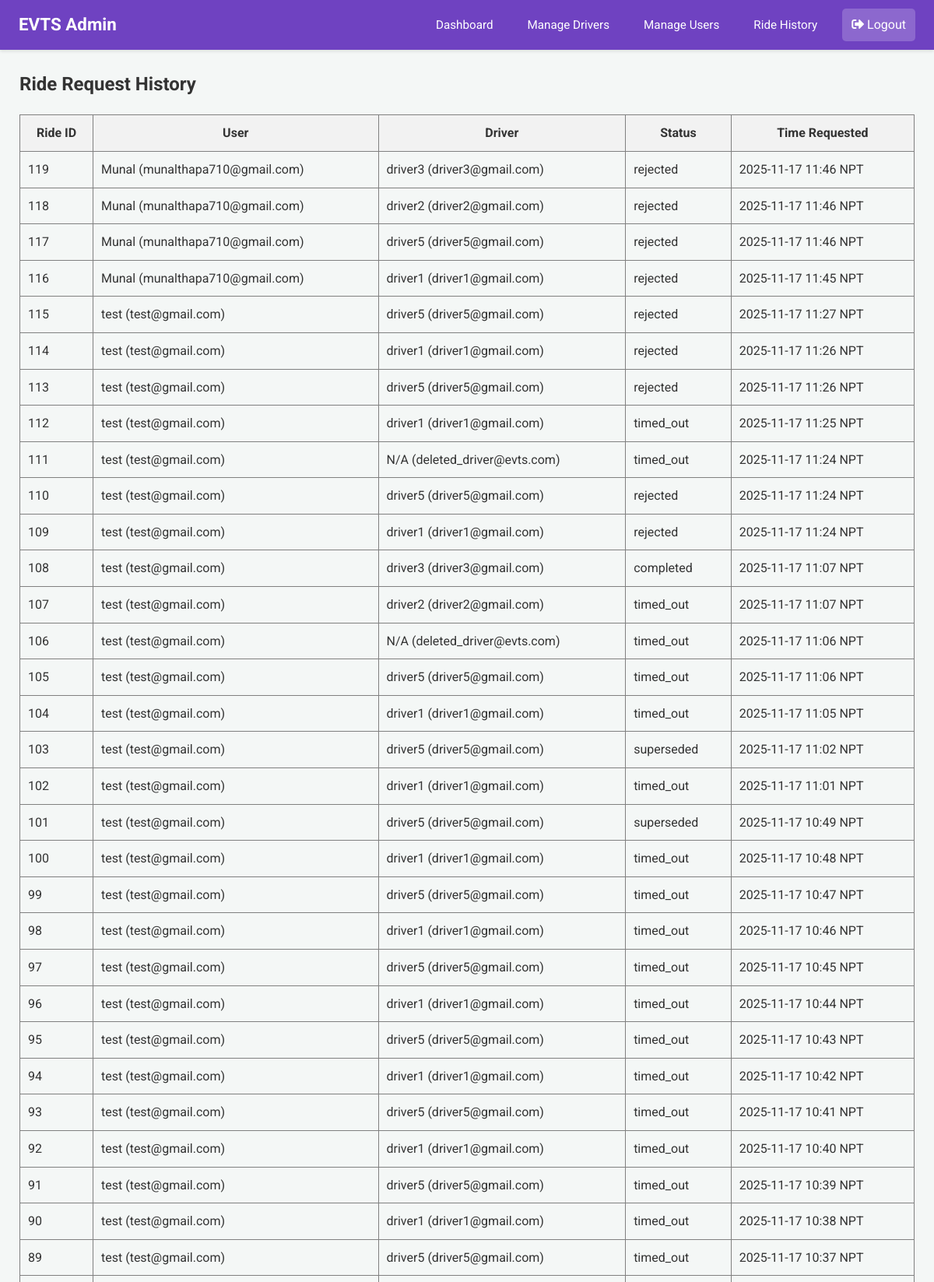
/admin/ride-history (signed in, upper part), run on the app's committed database.
### app.py (models this page shows)
class RideRequest(db.Model):
    __tablename__ = 'ride_request'
    id = db.Column(db.Integer, primary_key=True)
    user_email = db.Column(db.String(100), nullable=False)
    driver_email = db.Column(db.String(100), nullable=False)
    user_latitude_at_request = db.Column(db.Float, nullable=True)
    user_longitude_at_request = db.Column(db.Float, nullable=True)
    timestamp = db.Column(db.DateTime, default=lambda: datetime.now(timezone.utc))
    status = db.Column(db.String(20), default='Pending')

class User(db.Model):
    email = db.Column(db.String(120), primary_key=True)
    name = db.Column(db.String(100))
    phone = db.Column(db.String(15))
    password = db.Column(db.String(256)) # Increased length for hash
    latitude = db.Column(db.Float, nullable=True)
    longitude = db.Column(db.Float, nullable=True)

class Driver(db.Model):
    email = db.Column(db.String(120), primary_key=True)
    name = db.Column(db.String(100))
    phone = db.Column(db.String(15))
    password = db.Column(db.String(256)) # Increased length for hash
    vehicle = db.Column(db.String(50))
    node = db.Column(db.String(10), nullable=False)
    is_approved = db.Column(db.Boolean, default=False, nullable=False)

### app.py (the view)
@app.route('/admin/ride-history')
@login_required_admin
def global_ride_history():
    admin = Admin.query.get(session['admin'])
    all_rides = RideRequest.query.order_by(RideRequest.timestamp.desc()).all()
    enriched_rides = []
    for ride in all_rides:
        user = User.query.get(ride.user_email)
        driver = Driver.query.get(ride.driver_email)
        enriched_rides.append({
            'ride': ride,
            'user_name': user.name if user else 'N/A',
            'driver_name': driver.name if driver else 'N/A',
            'timestamp': format_datetime_npt(ride.timestamp) # Use your existing helper
        })
    response = make_response(render_template('admin_ride_history.html', admin=admin, rides=enriched_rides))
    return add_no_cache_to_response(response)

### app.py (called while the page is built)
def format_datetime_npt(dt_utc):
    if dt_utc is None: return "N/A"
    if dt_utc.tzinfo is None or dt_utc.tzinfo.utcoffset(dt_utc) is None:
        dt_utc = dt_utc.replace(tzinfo=timezone.utc)
    else:
        dt_utc = dt_utc.astimezone(timezone.utc)
    dt_npt = dt_utc.astimezone(NPT)
    return dt_npt.strftime('%Y-%m-%d %H:%M NPT')

def login_required_admin(f):
    @wraps(f)
    def decorated_function(*args, **kwargs):
        if 'admin' not in session:
            flash("Admin access required.", "error")
            return redirect(url_for('login'))
        return f(*args, **kwargs)
    return decorated_function

def add_no_cache_to_response(response):
    response.headers["Cache-Control"] = "no-cache, no-store, must-revalidate, public, max-age=0"
    response.headers["Pragma"] = "no-cache"
    response.headers["Expires"] = "0"
    return response

### templates/admin_ride_history.html
{% extends 'admin_base.html' %}
{% block content %}
<h2>Ride Request History</h2>
<table border="1" style="width: 100%; border-collapse: collapse; margin-top: 20px;">
  <thead>
    <tr style="background-color: #f2f2f2;">
      <th style="padding: 10px;">Ride ID</th>
      <th style="padding: 10px;">User</th>
      <th style="padding: 10px;">Driver</th>
      <th style="padding: 10px;">Status</th>
      <th style="padding: 10px;">Time Requested</th>
    </tr>
  </thead>
  <tbody>
  {% for item in rides %}
  <tr>
    <td style="padding: 10px;">{{ item.ride.id }}</td>
    <td style="padding: 10px;">{{ item.user_name }} ({{ item.ride.user_email }})</td>
    <td style="padding: 10px;">{{ item.driver_name }} ({{ item.ride.driver_email }})</td>
    <td style="padding: 10px;">{{ item.ride.status }}</td>
    <td style="padding: 10px;">{{ item.timestamp }}</td>
  </tr>
  {% endfor %}
  </tbody>
</table>
{% endblock %}

### static/css/dashboard_styles.css (style rules this page uses)
body { font-family: 'Roboto', 'Segoe UI', Tahoma, Geneva, Verdana, sans-serif; margin: 0; background-color: #f4f7f6; color: #333; line-height: 1.6; }
.dashboard-content h2, .dashboard-content h3, .dashboard-content h4 { color: #333; margin-top: 0; }

### data on the page
RideRequest: ride.id "119", ride.user_email "munalthapa710@gmail.com", ride.driver_email "driver3@gmail.com", ride.status "rejected"
User: user_name "Munal" "Munal" "Munal" "Munal"
Driver: driver_name "driver3" "driver3"
RideRequest: ride.id "118", ride.user_email "munalthapa710@gmail.com", ride.driver_email "driver2@gmail.com", ride.status "rejected"
Driver: driver_name "driver2" "driver2"
RideRequest: ride.id "117", ride.user_email "munalthapa710@gmail.com", ride.driver_email "driver5@gmail.com", ride.status "rejected"
Driver: driver_name "driver5" "driver5" "driver5" "driver5" "driver5" "driver5" "driver5" "driver5" "driver5" "driver5" "driver5" "driver5" "driver5"
RideRequest: ride.id "116", ride.user_email "munalthapa710@gmail.com", ride.driver_email "driver1@gmail.com", ride.status "rejected"
Driver: driver_name "driver1" "driver1" "driver1" "driver1" "driver1" "driver1" "driver1" "driver1" "driver1" "driver1" "driver1" "driver1"
RideRequest: ride.id "115", ride.user_email "test@gmail.com", ride.driver_email "driver5@gmail.com", ride.status "rejected"
User: user_name "test" "test" "test" "test" "test" "test" "test" "test" "test" "test" "test" "test" "test" "test" "test" "test" "test" "test" "test" "test" "test" "test" "test" "test" "test", ride.id "111", user_name "test", ride.user_email "test@gmail.com", driver_name "N/A", ride.driver_email "deleted_driver@evts.com", ride.status "timed_out", timestamp "2025-11-17 11:24 NPT", ride.id "106", timestamp "2025-11-17 11:06 NPT"
RideRequest: ride.id "114", ride.user_email "test@gmail.com", ride.driver_email "driver1@gmail.com", ride.status "rejected"
RideRequest: ride.id "113", ride.user_email "test@gmail.com", ride.driver_email "driver5@gmail.com", ride.status "rejected"
RideRequest: ride.id "112", ride.user_email "test@gmail.com", ride.driver_email "driver1@gmail.com", ride.status "timed_out"
RideRequest: ride.id "110", ride.user_email "test@gmail.com", ride.driver_email "driver5@gmail.com", ride.status "rejected"
RideRequest: ride.id "109", ride.user_email "test@gmail.com", ride.driver_email "driver1@gmail.com", ride.status "rejected"
RideRequest: ride.id "108", ride.user_email "test@gmail.com", ride.driver_email "driver3@gmail.com", ride.status "completed"
RideRequest: ride.id "107", ride.user_email "test@gmail.com", ride.driver_email "driver2@gmail.com", ride.status "timed_out"
RideRequest: ride.id "105", ride.user_email "test@gmail.com", ride.driver_email "driver5@gmail.com", ride.status "timed_out"
RideRequest: ride.id "104", ride.user_email "test@gmail.com", ride.driver_email "driver1@gmail.com", ride.status "timed_out"
RideRequest: ride.id "103", ride.user_email "test@gmail.com", ride.driver_email "driver5@gmail.com", ride.status "superseded"
RideRequest: ride.id "102", ride.user_email "test@gmail.com", ride.driver_email "driver1@gmail.com", ride.status "timed_out"
RideRequest: ride.id "101", ride.user_email "test@gmail.com", ride.driver_email "driver5@gmail.com", ride.status "superseded"
RideRequest: ride.id "100", ride.user_email "test@gmail.com", ride.driver_email "driver1@gmail.com", ride.status "timed_out"
RideRequest: ride.id "99", ride.user_email "test@gmail.com", ride.driver_email "driver5@gmail.com", ride.status "timed_out"
RideRequest: ride.id "98", ride.user_email "test@gmail.com", ride.driver_email "driver1@gmail.com", ride.status "timed_out"
RideRequest: ride.id "97", ride.user_email "test@gmail.com", ride.driver_email "driver5@gmail.com", ride.status "timed_out"
RideRequest: ride.id "96", ride.user_email "test@gmail.com", ride.driver_email "driver1@gmail.com", ride.status "timed_out"
RideRequest: ride.id "95", ride.user_email "test@gmail.com", ride.driver_email "driver5@gmail.com", ride.status "timed_out"
RideRequest: ride.id "94", ride.user_email "test@gmail.com", ride.driver_email "driver1@gmail.com", ride.status "timed_out"
RideRequest: ride.id "93", ride.user_email "test@gmail.com", ride.driver_email "driver5@gmail.com", ride.status "timed_out"
RideRequest: ride.id "92", ride.user_email "test@gmail.com", ride.driver_email "driver1@gmail.com", ride.status "timed_out"
RideRequest: ride.id "91", ride.user_email "test@gmail.com", ride.driver_email "driver5@gmail.com", ride.status "timed_out"
RideRequest: ride.id "90", ride.user_email "test@gmail.com", ride.driver_email "driver1@gmail.com", ride.status "timed_out"
RideRequest: ride.id "89", ride.user_email "test@gmail.com", ride.driver_email "driver5@gmail.com", ride.status "timed_out"

### other printed values
{{ item.timestamp }} "2025-11-17 11:46 NPT" "2025-11-17 11:46 NPT" "2025-11-17 11:46 NPT" "2025-11-17 11:45 NPT" "2025-11-17 11:27 NPT" "2025-11-17 11:26 NPT" "2025-11-17 11:26 NPT" "2025-11-17 11:25 NPT" "2025-11-17 11:24 NPT" "2025-11-17 11:24 NPT" "2025-11-17 11:07 NPT" "2025-11-17 11:07 NPT" "2025-11-17 11:06 NPT" "2025-11-17 11:05 NPT" "2025-11-17 11:02 NPT" "2025-11-17 11:01 NPT" "2025-11-17 10:49 NPT" "2025-11-17 10:48 NPT" "2025-11-17 10:47 NPT" "2025-11-17 10:46 NPT" "2025-11-17 10:45 NPT" "2025-11-17 10:44 NPT" "2025-11-17 10:43 NPT" "2025-11-17 10:42 NPT" "2025-11-17 10:41 NPT" "2025-11-17 10:40 NPT" "2025-11-17 10:39 NPT" "2025-11-17 10:38 NPT" "2025-11-17 10:37 NPT"
